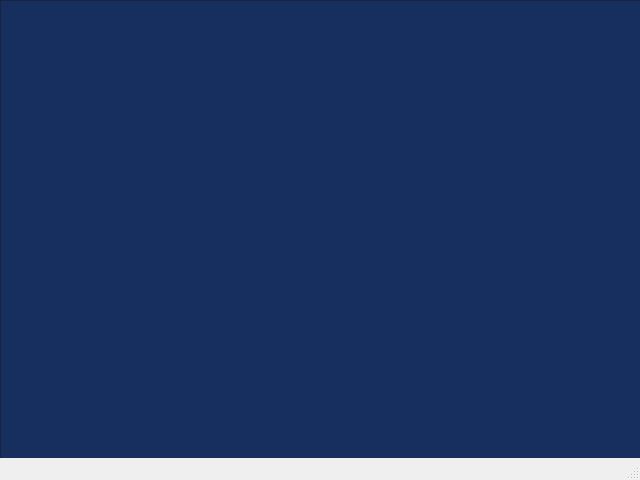
<?xml version="1.0" encoding="UTF-8"?>
<ui version="4.0">
 <class>MainWindow</class>
 <widget class="QMainWindow" name="MainWindow">
  <property name="geometry">
   <rect>
    <x>0</x>
    <y>0</y>
    <width>640</width>
    <height>480</height>
   </rect>
  </property>
  <property name="windowTitle">
   <string>Login Page</string>
  </property>
  <property name="styleSheet">
   <string notr="true"/>
  </property>
  <widget class="QWidget" name="centralwidget">
   <widget class="QFrame" name="loginframe">
    <property name="geometry">
     <rect>
      <x>0</x>
      <y>0</y>
      <width>651</width>
      <height>481</height>
     </rect>
    </property>
    <property name="styleSheet">
     <string notr="true">QFrame {
	background-color: rgb(23, 47, 95);
}</string>
    </property>
    <property name="frameShape">
     <enum>QFrame::StyledPanel</enum>
    </property>
    <property name="frameShadow">
     <enum>QFrame::Raised</enum>
    </property>
   </widget>
  </widget>
  <widget class="QStatusBar" name="statusbar"/>
 </widget>
 <resources/>
 <connections/>
</ui>
